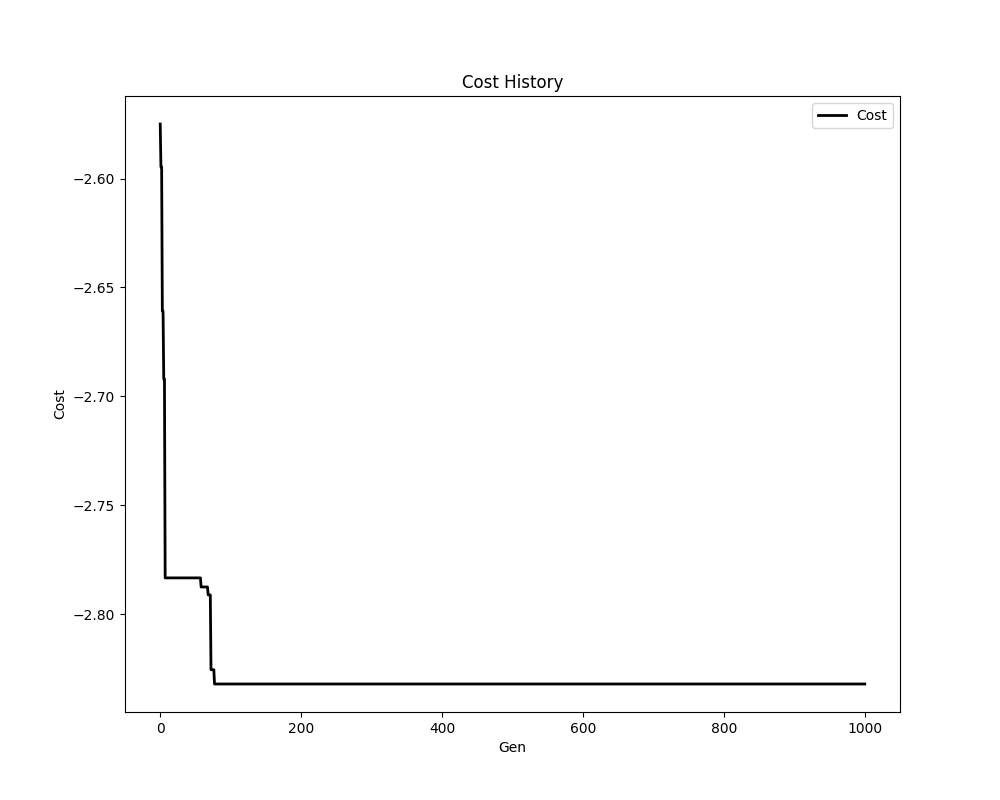

The script that saved this image:
import math
import pyswarms as ps
import numpy as np
from pyswarms.utils.plotters import plot_cost_history
import matplotlib.pyplot as plt

def endurance(params):
    x, y, z, u, v, w = params
    return math.exp(-2 * (y - math.sin(x)) ** 2) + math.sin(z * u) + math.cos(v * w)

def fitness_function(x):
    n_particles = x.shape[0]
    j = [endurance(x[i]) for i in range(n_particles)]
    return -np.array(j)

options = {'c1': 0.5, 'c2': 0.8, 'w': 0.9}
bounds = (np.zeros(6), np.ones(6))

optimizer = ps.single.GlobalBestPSO(n_particles=50, dimensions=6, options=options, bounds=bounds)

cost, pos = optimizer.optimize(fitness_function, iters=1000)

print("Best endurance:", -cost)
print("Best solution:", pos)


plot_cost_history(optimizer.cost_history)
plt.xlabel('Gen')
plt.ylabel('Cost')
plt.savefig("py1.png")
